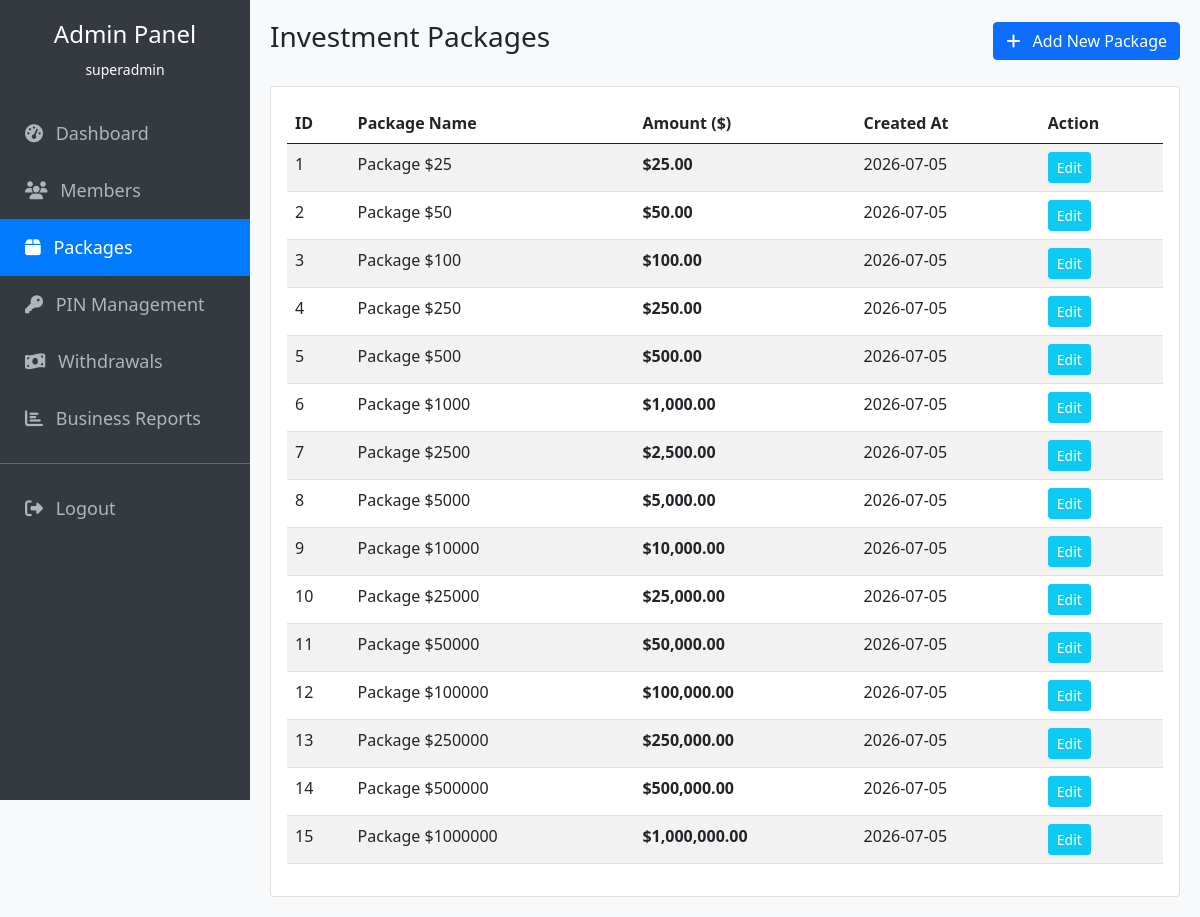
Screenshot of /admin/packages.php (signed in) with the database file from the repository.
### tables this page shows
CREATE TABLE IF NOT EXISTS `packages` (
  `id` INT AUTO_INCREMENT PRIMARY KEY,
  `name` VARCHAR(50) NOT NULL,
  `amount` DECIMAL(15, 2) NOT NULL,
  `created_at` TIMESTAMP DEFAULT CURRENT_TIMESTAMP
);

### admin/packages.php (the view, shortened to what this page needs)
<?php
include __DIR__ . '/includes/header.php';
$stmt = $db->query("SELECT * FROM packages ORDER BY amount ASC");
$packages = $stmt->fetchAll();
?>
<div class="d-flex justify-content-between align-items-center mb-4">
    <h3>Investment Packages</h3>
    <button type="button" class="btn btn-primary" data-bs-toggle="modal" data-bs-target="#packageModal" onclick="clearForm()">
        <i class="fa fa-plus me-2"></i> Add New Package
    </button>
</div>
<div class="card">
    <div class="card-body">
        <div class="table-responsive">
            <table class="table table-striped">
                <thead>
                    <tr>
                        <th>ID</th>
                        <th>Package Name</th>
                        <th>Amount ($)</th>
                        <th>Created At</th>
                        <th>Action</th>
                    </tr>
                </thead>
                <tbody>
                    <?php foreach($packages as $p): ?>
                    <tr>
                        <td><?php echo $p['id']; ?></td>
                        <td><?php echo $p['name']; ?></td>
                        <td><strong>$<?php echo number_format($p['amount'], 2); ?></strong></td>
                        <td><?php echo date('Y-m-d', strtotime($p['created_at'])); ?></td>
                        <td>
                            <button class="btn btn-sm btn-info text-white" onclick='editPackage(<?php echo json_encode($p); ?>)'>Edit</button>
                        </td>
                    </tr>
                    <?php endforeach; ?>
                </tbody>
            </table>
        </div>
    </div>
</div>
<?php include __DIR__ . '/includes/footer.php'; ?>

### admin/includes/header.php (shortened to what this page needs)
<!DOCTYPE html>
<html lang="en">
<head>
    <link rel="stylesheet" href="https://cdn.jsdelivr.net/npm/bootstrap@5.0.2/dist/css/bootstrap.min.css">
    <link rel="stylesheet" href="https://cdnjs.cloudflare.com/ajax/libs/font-awesome/6.4.0/css/all.min.css">
</head>
<body>
    <div class="sidebar">
        <div class="text-center mb-4">
            <h4>Admin Panel</h4>
            <small><?php echo $_SESSION['admin_username']; ?></small>
        </div>
        <a href="dashboard.php" id="link-dashboard" class="<?php echo basename($_SERVER['PHP_SELF']) == 'dashboard.php' ? 'active' : ''; ?>"><i class="fa fa-tachometer-alt me-2"></i> Dashboard</a>
        <a href="members.php" id="link-members" class="<?php echo basename($_SERVER['PHP_SELF']) == 'members.php' ? 'active' : ''; ?>"><i class="fa fa-users me-2"></i> Members</a>
        <a href="packages.php" id="link-packages" class="<?php echo basename($_SERVER['PHP_SELF']) == 'packages.php' ? 'active' : ''; ?>"><i class="fa fa-box me-2"></i> Packages</a>
        <a href="pins.php" id="link-pins" class="<?php echo basename($_SERVER['PHP_SELF']) == 'pins.php' ? 'active' : ''; ?>"><i class="fa fa-key me-2"></i> PIN Management</a>
        <a href="withdrawals.php" id="link-withdrawals" class="<?php echo basename($_SERVER['PHP_SELF']) == 'withdrawals.php' ? 'active' : ''; ?>"><i class="fa fa-money-bill-wave me-2"></i> Withdrawals</a>
        <a href="reports.php" id="link-reports" class="<?php echo basename($_SERVER['PHP_SELF']) == 'reports.php' ? 'active' : ''; ?>"><i class="fa fa-chart-bar me-2"></i> Business Reports</a>
        <hr>
        <a href="logout.php"><i class="fa fa-sign-out-alt me-2"></i> Logout</a>
    </div>
    <div class="main-content">

### admin/includes/footer.php (shortened to what this page needs)
    </div>
</body>
</html>

### admin/includes/header.php (style rules this page uses)
body { background-color: #f8f9fa; }
.sidebar { height: 100vh; width: 250px; position: fixed; top: 0; left: 0; background-color: #343a40; padding-top: 20px; color: #fff; }
.sidebar a { padding: 15px 25px; text-decoration: none; font-size: 18px; color: #adb5bd; display: block; }
.sidebar a.active { color: #fff; background-color: #007bff; }
.main-content { margin-left: 250px; padding: 20px; }

### rows the page displays
packages: id "1", name "Package $25", amount "25.00", created_at "2026-07-05"
packages: id "2", name "Package $50", amount "50.00", created_at "2026-07-05"
packages: id "3", name "Package $100", amount "100.00", created_at "2026-07-05"
packages: id "4", name "Package $250", amount "250.00", created_at "2026-07-05"
packages: id "5", name "Package $500", amount "500.00", created_at "2026-07-05"
packages: id "6", name "Package $1000", amount "1,000.00", created_at "2026-07-05"
packages: id "7", name "Package $2500", amount "2,500.00", created_at "2026-07-05"
packages: id "8", name "Package $5000", amount "5,000.00", created_at "2026-07-05"
packages: id "9", name "Package $10000", amount "10,000.00", created_at "2026-07-05"
packages: id "10", name "Package $25000", amount "25,000.00", created_at "2026-07-05"
packages: id "11", name "Package $50000", amount "50,000.00", created_at "2026-07-05"
packages: id "12", name "Package $100000", amount "100,000.00", created_at "2026-07-05"
packages: id "13", name "Package $250000", amount "250,000.00", created_at "2026-07-05"
packages: id "14", name "Package $500000", amount "500,000.00", created_at "2026-07-05"
packages: id "15", name "Package $1000000", amount "1,000,000.00", created_at "2026-07-05"

### other values shown
$_SESSION['admin_username'] "superadmin"
